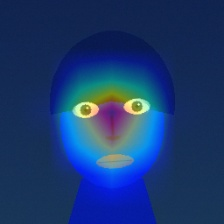
#> input picture reports/explanations/fake_sample_explanation.jpg, 224 x 224 px
$ python -i baseline.py   (imports and definitions only)   (older library calls are emulated)
#> lines starting #> are read from the running program, lines starting #| are printed output that depends on the picture
#> further down, picture is the input picture: shape (224, 224, 3); mean B, G, R 110.8, 56.7, 25.8
"""
Doomsday Sentinel — Baseline Classifier Subsystem
Provides reproducible baseline classification using conventional computer vision
feature extraction (color moments, texture gradients, and frequency metrics)
coupled with Logistic Regression and Random Forest classifiers.
"""

import os
import joblib
import numpy as np
import pandas as pd
import cv2
from typing import Tuple, Dict, Any
from sklearn.linear_model import LogisticRegression
from sklearn.ensemble import RandomForestClassifier
from sklearn.metrics import accuracy_score, precision_score, recall_score, f1_score, roc_auc_score
from sklearn.preprocessing import StandardScaler


def extract_forensic_handcrafted_features(image_bgr: np.ndarray) -> np.ndarray:
    """
    Extracts forensic hand-crafted feature vector from image:
    - Color channel moments (mean, std, skew for B, G, R, HSV)
    - Laplacian texture variance (sharpness and edge blur)
    - Sobel gradient energy (horizontal and vertical gradient transitions)
    - Local frequency domain statistics (DFT magnitude mean and std)
    """
    img_rgb = cv2.cvtColor(image_bgr, cv2.COLOR_BGR2RGB)
    img_hsv = cv2.cvtColor(image_bgr, cv2.COLOR_BGR2HSV)
#> img_hsv: shape (224, 224, 3); mean H, S, V 107.2, 200.2, 113.7
    img_gray = cv2.cvtColor(image_bgr, cv2.COLOR_BGR2GRAY)

    # 1. Color statistics (RGB and HSV)
    r, g, b = img_rgb[:, :, 0], img_rgb[:, :, 1], img_rgb[:, :, 2]
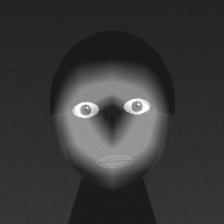
#> g: shape (224, 224); min 23, max 255, mean 56.7
    h, s, v = img_hsv[:, :, 0], img_hsv[:, :, 1], img_hsv[:, :, 2]
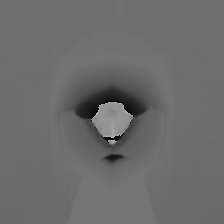
#> h: shape (224, 224); min 0, max 179, mean 107.2
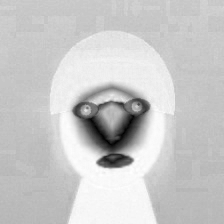
#> s: shape (224, 224); min 0, max 255, mean 200.2
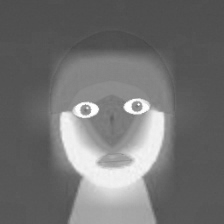
#> v: shape (224, 224); min 72, max 255, mean 113.7

    color_feats = [
        np.mean(r), np.std(r),
        np.mean(g), np.std(g),
        np.mean(b), np.std(b),
        np.mean(h), np.std(h),
        np.mean(s), np.std(s),
        np.mean(v), np.std(v),
    ]
#> color_feats = [25.8, 31.59, 56.67, 36.67, 110.8, 44.85, 107.2, 15.23, 200.2, 37.67, 113.7, 45.83]

    # 2. Laplacian edge energy
    lap = cv2.Laplacian(img_gray, cv2.CV_64F)
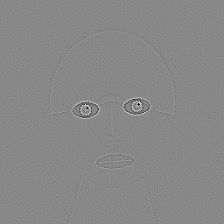
#> lap: shape (224, 224) float64; min -197, max 173, mean 0; drawn with min black and max white
    lap_var = float(lap.var())
#> lap_var = 53.7
    lap_mean = float(np.mean(np.abs(lap)))
#> lap_mean = 2.53

    # 3. Sobel gradient magnitude
    sobelx = cv2.Sobel(img_gray, cv2.CV_64F, 1, 0, ksize=3)
    sobely = cv2.Sobel(img_gray, cv2.CV_64F, 0, 1, ksize=3)
    grad_mag = np.sqrt(sobelx**2 + sobely**2)
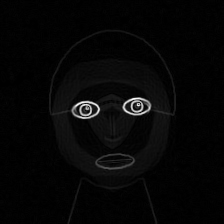
#> grad_mag: shape (224, 224) float64; min 0, max 478.9, mean 12.8; drawn with min black and max white
    grad_mean = float(np.mean(grad_mag))
#> grad_mean = 12.78
    grad_std = float(np.std(grad_mag))
#> grad_std = 33.19

    # 4. Fourier Transform frequency distribution
    f_transform = np.fft.fft2(img_gray)
    f_shift = np.fft.fftshift(f_transform)
    mag_spectrum = 20 * np.log(np.abs(f_shift) + 1e-9)
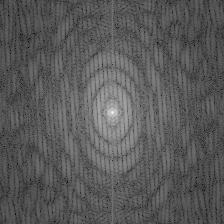
#> mag_spectrum: shape (224, 224) float64; min 18.96, max 296.1, mean 116.6; drawn with min black and max white
    dft_mean = float(np.mean(mag_spectrum))
#> dft_mean = 116.6
    dft_std = float(np.std(mag_spectrum))
#> dft_std = 22.16

    features = color_feats + [lap_var, lap_mean, grad_mean, grad_std, dft_mean, dft_std]
#> features = [25.8, 31.59, 56.67, 36.67, 110.8, 44.85, 107.2, 15.23, 200.2, 37.67, 113.7, 45.83, 53.7, 2.53, 12.78, 33.19, 116.6, 22.16]
    return np.array(features, dtype=np.float32)


# [18 lines left out: function build_dataset_features, not called in this run]


class BaselinePipeline:
    """
    End-to-end baseline pipeline with StandardScaler and Logistic Regression / Random Forest.
    """
    # [9 lines left out: function __init__, not called in this run]

    def fit(self, X: np.ndarray, y: np.ndarray):
        X_scaled = self.scaler.fit_transform(X)
        self.classifier.fit(X_scaled, y)

    def predict_proba(self, X: np.ndarray) -> np.ndarray:
        X_scaled = self.scaler.transform(X)
        return self.classifier.predict_proba(X_scaled)[:, 1]

    # [11 lines left out: function evaluate, not called in this run]

    def save(self, filepath: str):
        os.makedirs(os.path.dirname(filepath), exist_ok=True)
        joblib.dump({"scaler": self.scaler, "classifier": self.classifier, "model_type": self.model_type}, filepath)

    # [7 lines left out: function load, not called in this run]

>>> import cv2
>>> picture = cv2.imread('../../reports/explanations/fake_sample_explanation.jpg')
>>> result = extract_forensic_handcrafted_features(picture)
#> result = 18 values, max 200.2 at index 8, min 2.53 at index 13, mean 59.3
